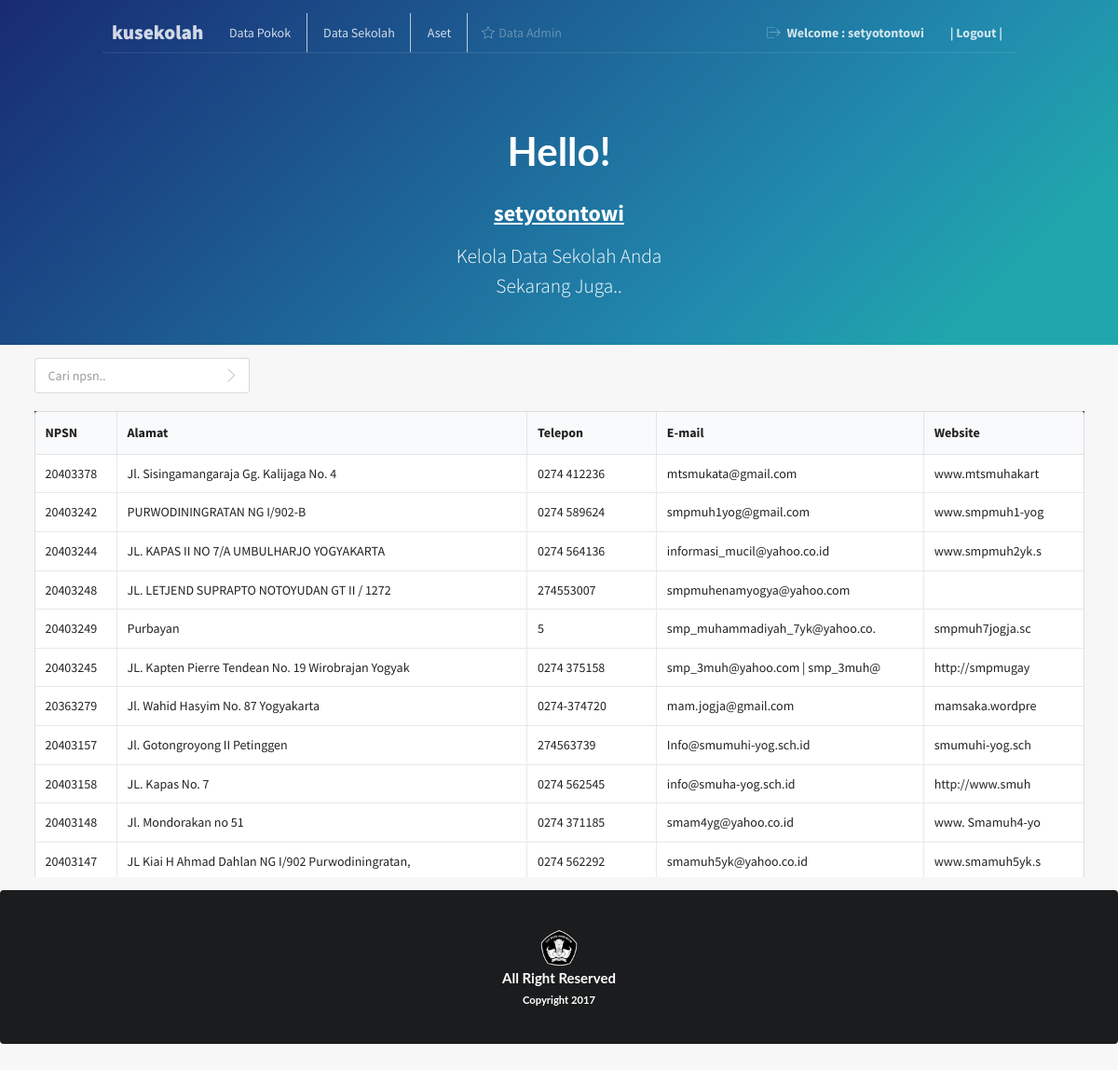
The page /adminmaster/admpage.php (signed in) on the database its author committed.
### tables this page shows
CREATE TABLE `profil` (
  `jenjang` varchar(30) NOT NULL,
  `nama_sekolah` varchar(75) NOT NULL,
  `npsn` int(10) NOT NULL,
  `sk_pendirian` varchar(20) NOT NULL,
  `tgl_pendirian` date NOT NULL,
  `alamat` varchar(50) NOT NULL,
  `kel` varchar(50) NOT NULL,
  `kec` int(4) NOT NULL,
  `kab` int(4) NOT NULL,
  `telepon` varchar(15) NOT NULL,
  `email` varchar(30) NOT NULL,
  `web` varchar(30) NOT NULL,
  `akreditasi` varchar(10) NOT NULL,
  `sk_akreditasi` varchar(30) NOT NULL,
  `kurikulum` varchar(20) NOT NULL,
  `visi` text NOT NULL,
  `misi` text NOT NULL,
  `tujuan` text NOT NULL,
  `moto` text NOT NULL,
  `koordinat_long` varchar(15) NOT NULL,
  `koordinat_lat` varchar(15) NOT NULL,
  `listrik` varchar(8) NOT NULL,
  `akses_internet` varchar(15) NOT NULL
);

### adminmaster/admpage.php (the view, shortened to what this page needs)
<?php
if (isset($_SESSION['username']))
  {
    include "../koneksi.php";
    $query = "SELECT * FROM profil";
    $sql = mysql_query($query, $koneksi);
?>
<!DOCTYPE html>
<html>
<head>
  <link rel="stylesheet" type="text/css" href="../semantic-ui/semantic.css">
  <link rel="stylesheet" type="text/css" href="../homepage.css">
  <link rel="stylesheet" type="text/css" href="../dist/components/container.css">
  <link rel="stylesheet" type="text/css" href="../iconfonts/flaticon.css">
  <link rel="stylesheet" type="text/css" href="../dist/components/icon.css">
  <link rel="stylesheet" type="text/css" href="../dist/components/header.css">
  <link rel="stylesheet" type="text/css" href="../dist/components/table.css">
  </head>
  <body id="home">
  <div class="ui inverted masthead centered segment">
    <div class="ui page grid">
      <div class="column">
        <div class="ui secondary pointing menu">
          <a class="logo item" onclick="window.location.href='admpage.php'">
            kusekolah
          </a>
          <div class="ui inline dropdown">
            <a class="item" style="color: white">Data Pokok</a>
          </div>
          <div class="ui inline dropdown">
              <a class="item" style="color: white">Data Sekolah</a>
          </div>
          <div class="ui inline dropdown">
              <a class="item" style="color: white">Aset</a>
          </div>
            <a class="item" href="user/user_adm.php">
            <i class="flaticon-star icon" style="color: white"></i>Data Admin
          </a>
            <div class="right menu">
              <a class="ui item" href="" style="color: white" title="Admin Sekolah">
                <i class="flaticon-outcoming icon" style="color: white"></i>
                <b>Welcome : <?php echo "".$_SESSION['username'];?></b>
              </a>
              <a class="ui item" href="../logout.php" style="color: white" title="Logout Akun">
                <b>| Logout |</b>
              </a>
            </div>
          </div>
          <div class="ui hidden transition information">
            <h1 class="ui inverted centered header">
                  Hello!
                  <h2><u><?php echo "".$_SESSION['username'];?></u></h2>
            </h1>
              <p class="ui centered lead">Kelola Data Sekolah Anda<br>Sekarang Juga..</p>
            <br>
          </div>
        </div>
      </div>
    </div>
  <div class="ui container">
  <div class="ui icon input">
    <input type="text" id="inputsearch" onkeyup="fungsisearch()" placeholder="Cari npsn.." title="Tulis npsn disini">
    <i class="flaticon-move link icon"></i>
  </div>
  <br><br>
    <div class="scrollmenu">
      <table class="ui selectable celled table" id="tabeladm">
        <thead>
        <tr>
          <th>NPSN</th>
          <th>Alamat</th>
          <th>Telepon</th>
          <th>E-mail</th>
          <th>Website</th>
        </tr>
        </thead>
        <tbody>
          <?php while($data = mysql_fetch_object($sql)): ?>
        <tr>
          <td><?php echo $data->npsn;?></td>
          <td><?php echo $data->alamat;?></td>
          <td><?php echo $data->telepon;?></td>
          <td><?php echo $data->email;?></td>
          <td><?php echo $data->web;?></td>
        </tr>
          <?php
          endwhile;?>
        </tbody>
      </table>
    </div>
  </div>
  <div class="ui inverted footer segment center">
    <div class="ui container">
      <center><img src="../img/twh.png" style="width: 40px;height: 40px"></center>
    </div>
      <center>
        <h4 class="ui inverted header">All Right Reserved<br><sub>Copyright 2017</sub></h4>
      </center>
  </div>
</body>
</html>
<?php
  }else
    {
      ?>
      <script>alert('Anda Perlu Login Ke Akun Anda.');
      window.location.assign('../login.html');
      </script>
      <?php
    }
?>

### homepage.css (style rules this page uses)
html { font-size: 14px; }
#home .masthead { background: rgb(24,42,115); background: -moz-linear-gradient(-45deg, rgba(24,42,115,1) 0%, rgba(33,138,174,1) 69%, rgba(32,167,172,1) 89%); background: -webkit-gradient(linear, left top, right bottom, color-stop(0%,rgba(24,42,115,1)), color-stop(69%,rgba(33,138,174,1)), color-stop(89%,rgba(32,167,172,1))); background: -webkit-linear-gradient(-45deg, rgba(24,42,115,1) 0%,rgba(33,138,174,1) 69%,rgba(32,167,172,1) 89%); background: -o-linear-gradient(-45deg, rgba(24,42,115,1) 0%,rgba(33,138,174,1) 69%,rgba(32,167,172,1) 89%); background: -ms-linear-gradient(-45deg, rgba(24,42,115,1) 0%,rgba(33,138,174,1) 69%,rgba(32,167,172,1) 89%); background: linear-gradient(135deg, rgba(24,42,115,1) 0%,rgba(33,138,174,1) 69%,rgba(32,167,172,1) 89%); filter: progid:DXImageTransform.Microsoft.gradient( startColorstr='#182a73', endColorstr='#20a7ac',GradientType=1 ); border-radius: 0; margin: 0em; padding: 1rem 0rem 0; }
#home .masthead .column { position: relative; }
#home .masthead .information { margin: 6em 1em 0 1em; text-align: center; }
#home .masthead .information p { display: block; text-align: center; width: 100%; font-weight: 300; font-size: 20pt; }
#home p.ui.centered.lead { font-weight: 300; font-size: 16pt; padding: 0px 30px; line-height: 1.5; text-align: center; margin-bottom: 0.7em; }
.ui.secondary.pointing.menu { border-bottom: 1px solid rgba(255,255,255, 0.1); }
.ui.menu .logo.item { font-weight: 800;color: #ffffff;font-size: 16pt;padding: 0 10px !important; }
.ui.menu .item { color: rgba(255,255,255,0.4); }
.ui.secondary.pointing.menu > .menu > .item, .ui.secondary.pointing.menu > .item { border-bottom-width: 1px; margin: 0 0 -1px; }
.ui.secondary.pointing.menu .item i { margin-right: 3px; color: rgba(255,255,255,0.6); }
.ui.secondary.pointing.menu > .menu > .item:not(.logo), .ui.secondary.pointing.menu > .item:not(.logo) { padding: 1em 0; margin-left: 1em; margin-right: 1em; }
#home .segment h1 { font-size: 3em; }
#home .footer.segment { background-color: #000000; padding: 3rem 0rem; }

### adminmaster/admpage.php (style rules this page uses)
div.scrollmenu { background-color: #333; overflow: auto; max-height: 500px; white-space: nowrap; }

### rows shown on the page
profil: npsn "20403378", alamat "Jl. Sisingamangaraja Gg. Kalijaga No. 4", telepon "0274 412236", email "mtsmukata@gmail.com", web "www.mtsmuhakart"
profil: npsn "20403242", alamat "PURWODININGRATAN NG I/902-B", telepon "0274 589624", email "smpmuh1yog@gmail.com", web "www.smpmuh1-yog"
profil: npsn "20403244", alamat "JL. KAPAS II NO 7/A UMBULHARJO YOGYAKARTA", telepon "0274 564136", email "informasi_mucil@yahoo.co.id", web "www.smpmuh2yk.s"
profil: npsn "20403248", alamat "JL. LETJEND SUPRAPTO NOTOYUDAN GT II / 1272", telepon "274553007", email "smpmuhenamyogya@yahoo.com"
profil: npsn "20403249", alamat "Purbayan", telepon "5", email "smp_muhammadiyah_7yk@yahoo.co.", web "smpmuh7jogja.sc"
profil: npsn "20403245", alamat "JL. Kapten Pierre Tendean No. 19 Wirobrajan Yogyak", telepon "0274 375158", email "smp_3muh@yahoo.com | smp_3muh@", web "http://smpmugay"
profil: npsn "20363279", alamat "Jl. Wahid Hasyim No. 87 Yogyakarta", telepon "0274-374720", email "mam.jogja@gmail.com", web "mamsaka.wordpre"
profil: npsn "20403157", alamat "Jl. Gotongroyong II Petinggen", telepon "274563739", email "Info@smumuhi-yog.sch.id", web "smumuhi-yog.sch"
profil: npsn "20403158", alamat "JL. Kapas No. 7", telepon "0274 562545", email "info@smuha-yog.sch.id", web "http://www.smuh"
profil: npsn "20403148", alamat "Jl. Mondorakan no 51", telepon "0274 371185", email "smam4yg@yahoo.co.id", web "www. Smamuh4-yo"
profil: npsn "20403147", alamat "JL Kiai H Ahmad Dahlan NG I/902 Purwodiningratan,", telepon "0274 562292", email "smamuh5yk@yahoo.co.id", web "www.smamuh5yk.s"

### other values the page prints
$_SESSION['username'] "setyotontowi"
